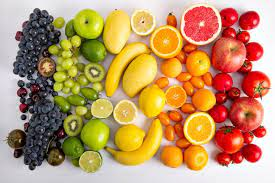
#> input picture week7/image.jpg, 275 x 183 px, found by its file name
$ python lowpass_filter_image.py
#> lines starting #> are read from the running program, lines starting #| are printed output that depends on the picture
import cv2
import numpy as np

# ksize = int(input('Enter kernel size:'))
ksize = 11
kernel = np.ones((ksize, ksize), np.float32) / (ksize * ksize)
# ngain = float(input('Enter noise gain:'))
ngain = 80
# width = 320
# height = 240
width = 640
height = 480
# cap = cv2.VideoCapture(0, cv2.CAP_MSMF)
img = cv2.imread('image.jpg')
#> img is the input picture: shape (183, 275, 3); mean B, G, R 103.1, 150.3, 190.9

resize_frame = cv2.resize(img, (width, height))
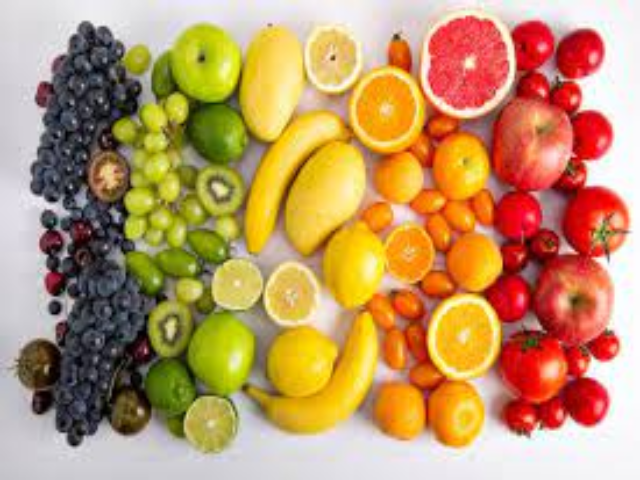
#> resize_frame: shape (480, 640, 3); mean B, G, R 103, 150.2, 190.7
img = cv2.cvtColor(resize_frame, cv2.COLOR_BGR2GRAY)
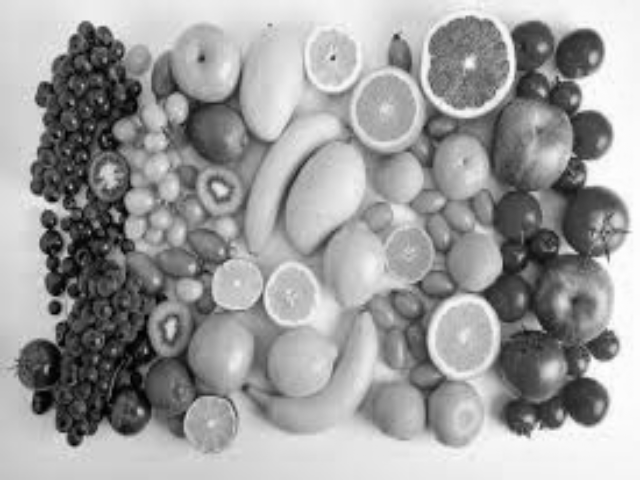
#> img: shape (480, 640); min 0, max 255, mean 157
noisy = np.clip(img + np.random.random((height, width)) * ngain, 0, 255).astype(np.uint8)
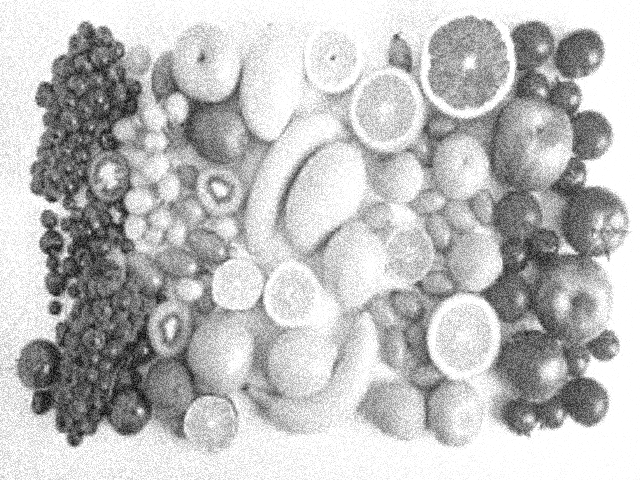
#> noisy: shape (480, 640); min 2, max 255, mean 190.7
filtered_img = cv2.filter2D(noisy, -1, kernel)
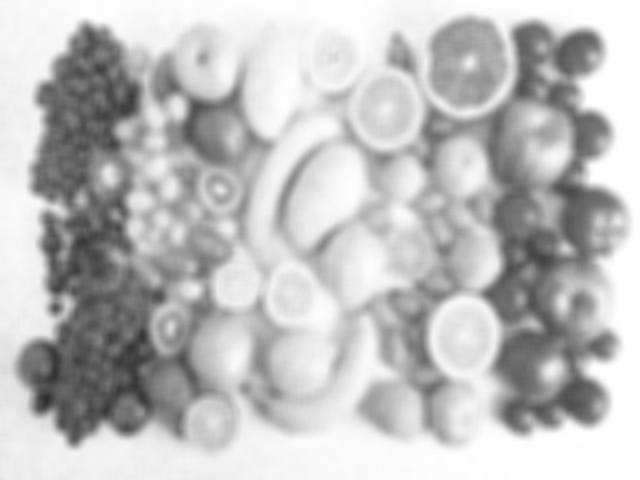
#> filtered_img: shape (480, 640); min 45, max 255, mean 190.7
cframe = np.hstack((img, noisy, filtered_img))
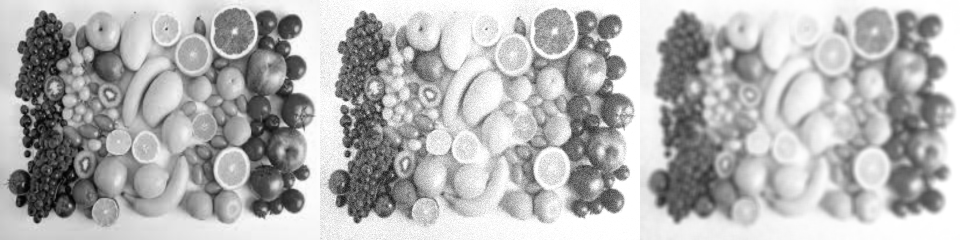
#> cframe: shape (480, 1920) (shown at 1/2 size); min 0, max 255, mean 179.5
cv2.imwrite('filter_noise_80.jpg', filtered_img)
